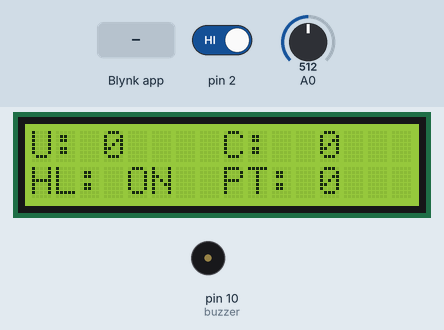
A sketch run on a simulated Arduino Uno, built with avr-gcc and run on an emulated ATmega328P. Parts: 16×2 character LCD, buzzer (waves = sounding, pin HIGH). Inputs (shaded band) come from the test bench; at power-on: A0 = 512, pin 2 HIGH. WiFi joins after 1.5 s; servers stay silent unless stated; what the sketch prints to the serial monitor is not drawn.

Above: at 6.7 s.
6.8 s: A0 set to 161
9.4 s: A0 set to 142
At 13.6 s:
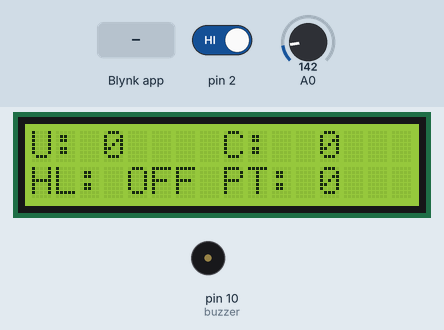
13.9 s: pin 2 driven LOW
At 16.3 s:
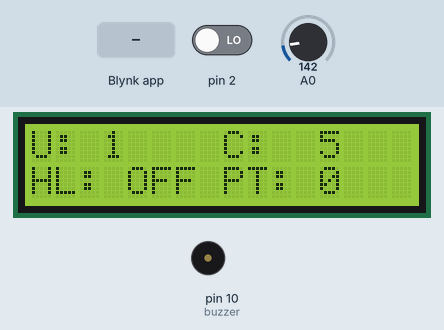
16.9 s: Blynk app writes 1 to V1
At 18.9 s:
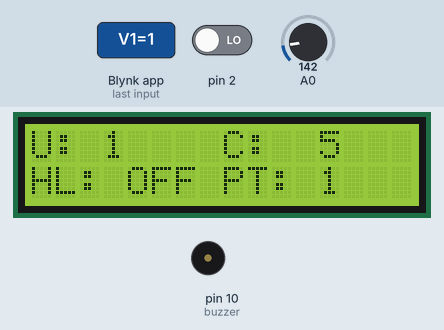
19.9 s: Blynk app writes 200 to V1
At 23.5 s:
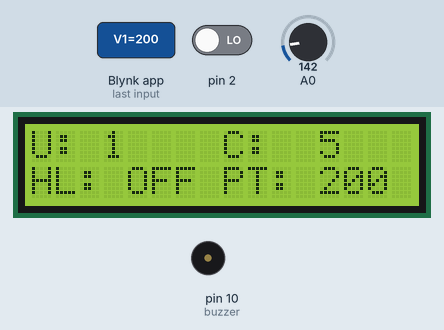
23.9 s: A0 set to 160
At 26.9 s:
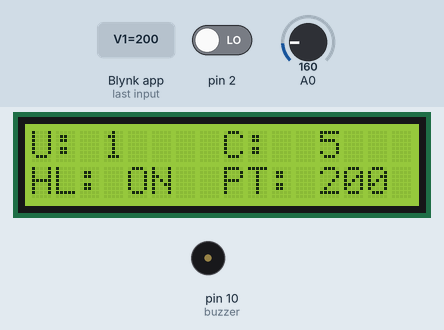
Timing chart, 0 to 28.4 s (numbered marks = the images above; inputs shaded):
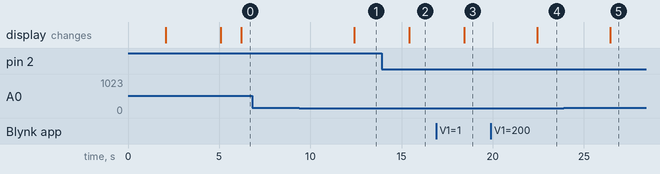

The sketch:

smart_energy_meter_with_blynk.ino
```cpp
/* Comment this out to disable prints and save space */
#define BLYNK_PRINT Serial
#include <LiquidCrystal.h>

#include <ESP8266_Lib.h>
#include <BlynkSimpleShieldEsp8266.h>

// You should get Auth Token in the Blynk App.
// Go to the Project Settings (nut icon).

//char auth[] = "822b2c465d2948ff933e7cf5f494f309";

char auth[] = "f2c313e969c842b19348182eadd4ccff";
//char auth[] = "e6e70d14882a458593f892a38c332f61";

// Your WiFi credentials.
// Set password to "" for open networks.
char ssid[] = "project12";
char pass[] = "project123456";

unsigned int flag= 0;

// Hardware Serial on Mega, Leonardo, Micro...
//#define EspSerial Serial1

// or Software Serial on Uno, Nano...
#include <SoftwareSerial.h>
SoftwareSerial EspSerial(12, 13); // RX, TX
LiquidCrystal lcd(4,5,6,7,8,9);

// Your ESP8266 baud rate:
#define ESP8266_BAUD 9600

#define buzzer 10


volatile int buttonState;
 int units = 0;
int units1 = 0;
int cost = 0;
int cost1 = 0;
int total_cost = 0;
int total_units = 0;


ESP8266 wifi(&EspSerial);

void beep ()
{
  digitalWrite(buzzer,HIGH);
  delay(1000);
  digitalWrite(buzzer,LOW);
  delay(100);
}
WidgetLCD lcd1(V0);
BLYNK_WRITE(V1)
{
   buttonState = param.asInt();
  Serial.print(F("buttonState = ")); Serial.println(buttonState);
}

void setup()
{
  // Debug console
  Serial.begin(9600);

   Serial.println("power up");
   lcd.begin(16,2);

   lcd.clear();
   lcd.setCursor(0,0);
   lcd.print("  SMART ENERGY  ");
     lcd.setCursor(0,1);
   lcd.print("MONITORING SYSTEM");
   delay(2000);

   lcd.clear();
   lcd.setCursor(0,0);
   lcd.print(" connecting  to ");
     lcd.setCursor(0,1);
   lcd.print("****network****");
   delay(200);


  // Set ESP8266 baud rate
  EspSerial.begin(ESP8266_BAUD);
  delay(10);

  Blynk.begin(auth, wifi, ssid, pass);
  // You can also specify server:
  //Blynk.begin(auth, wifi, ssid, pass, "blynk-cloud.com", 80);
  //Blynk.begin(auth, wifi, ssid, pass, IPAddress(192,168,1,100), 8080);

  // Setup notification button on pin 2
  pinMode(A0, INPUT);
  pinMode(buzzer, OUTPUT);

  attachInterrupt(0,pinisr , FALLING);

  lcd1.clear();
lcd1.print(0,0,"  SMART ENERGY  ");
lcd1.print(0,1,"MONITORING SYSTEM");
delay(1000);

   Blynk.notify("KIT STARTED!!!!");

   lcd1.clear();
   lcd.clear();
}

void loop()
{
  Blynk.run();

if (buttonState == 1)
{
  Blynk.notify("PEAK TIME -- ON\n  please check....");

}

Serial.println(analogRead(A0));
if (analogRead(A0) > 150)
{
 if (flag < 3)
 {
  Blynk.notify("Heavy Load -- ON\n  please check....");
  delay(100);
  flag ++;
  Serial.print(F("flag = ")); Serial.println(flag);
 }
lcd1.print(0,0,"U: ");
lcd1.print(3,0,total_units);
lcd1.print(8,0,"C: ");
lcd1.print(11,0,total_cost);
lcd1.print(0,1,"HL: ");
lcd1.print(4,1,"ON ");
lcd1.print(8,1,"PT: ");
lcd1.print(12,1,buttonState);

delay(1000);

lcd.setCursor(0,0);
lcd.print("U: ");
lcd.setCursor(3,0);
lcd.print(total_units);
lcd.setCursor(8,0);
lcd.print("C: ");
lcd.setCursor(12,0);
lcd.print(total_cost);


lcd.setCursor(0,1);
lcd.print("HL: ");
lcd.setCursor(4,1);
lcd.print("ON ");
lcd.setCursor(8,1);
lcd.print("PT: ");
lcd.setCursor(12,1);
lcd.print(buttonState);
delay(1000);
}

else if (analogRead(A0) < 150)
{
lcd1.print(0,0,"U: ");
lcd1.print(3,0,total_units);
lcd1.print(8,0,"C: ");
lcd1.print(11,0,total_cost);
lcd1.print(0,1,"HL: ");
lcd1.print(4,1,"OFF");
lcd1.print(8,1,"PT: ");
lcd1.print(12,1,buttonState);

lcd.setCursor(0,0);
lcd.print("U: ");
lcd.setCursor(3,0);
lcd.print(total_units);
lcd.setCursor(8,0);
lcd.print("C: ");
lcd.setCursor(12,0);
lcd.print(total_cost);

delay(1000);

lcd.setCursor(0,1);
lcd.print("HL: ");
lcd.setCursor(4,1);
lcd.print("OFF");
lcd.setCursor(8,1);
lcd.print("PT: ");
lcd.setCursor(12,1);
lcd.print(buttonState);
delay(1000);
}


}

void pinisr ()
{
  Serial.println("interrup occured");

  Serial.print("buttonState = ");Serial.println(buttonState);

if(buttonState == 0)
{
   units++;

  Serial.print(F("units = ")); Serial.println(units);
  cost = units * 5;
}
else if(buttonState == 1)
{
   units1++;

  Serial.print(F("units1 = ")); Serial.println(units1);
  cost1 = units1 * 10;
}
total_cost = cost + cost1;
Serial.print(F("total_cost = ")); Serial.println(total_cost);
total_units = units + units1;
Serial.print(F("total_units = ")); Serial.println(total_units);
delay(1000);
}
```

Measured:
- the behaviour switches between 150 and 149 on A0 (found by bisection; images 0 and 1)
- after the input at 6.8 s, every drawn part: stays the same
- after the input at 9.4 s, the display: changes after 3.0 s (image 1)
- after the input at 13.9 s, the display: changes after 1.5 s (image 2)
- after the input at 16.9 s, the display: changes after 1.5 s (image 3)
- after the input at 19.9 s, the display: changes after 2.5 s (image 4)
- after the input at 23.9 s, the display: changes after 2.5 s (image 5)
